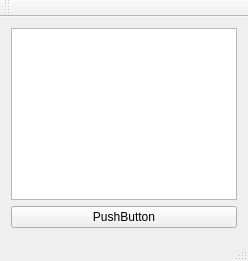
<?xml version="1.0" encoding="UTF-8"?>
<ui version="4.0">
 <class>MainWindow</class>
 <widget class="QMainWindow" name="MainWindow">
  <property name="geometry">
   <rect>
    <x>0</x>
    <y>0</y>
    <width>248</width>
    <height>261</height>
   </rect>
  </property>
  <property name="windowTitle">
   <string>MainWindow</string>
  </property>
  <widget class="QWidget" name="centralWidget">
   <layout class="QVBoxLayout" name="verticalLayout">
    <item>
     <widget class="QListWidget" name="listWidget"/>
    </item>
    <item>
     <widget class="QPushButton" name="pushButton">
      <property name="text">
       <string>PushButton</string>
      </property>
     </widget>
    </item>
   </layout>
  </widget>
  <widget class="QMenuBar" name="menuBar">
   <property name="geometry">
    <rect>
     <x>0</x>
     <y>0</y>
     <width>248</width>
     <height>22</height>
    </rect>
   </property>
  </widget>
  <widget class="QToolBar" name="mainToolBar">
   <attribute name="toolBarArea">
    <enum>TopToolBarArea</enum>
   </attribute>
   <attribute name="toolBarBreak">
    <bool>false</bool>
   </attribute>
  </widget>
  <widget class="QStatusBar" name="statusBar"/>
 </widget>
 <layoutdefault spacing="6" margin="11"/>
 <resources/>
 <connections/>
</ui>
